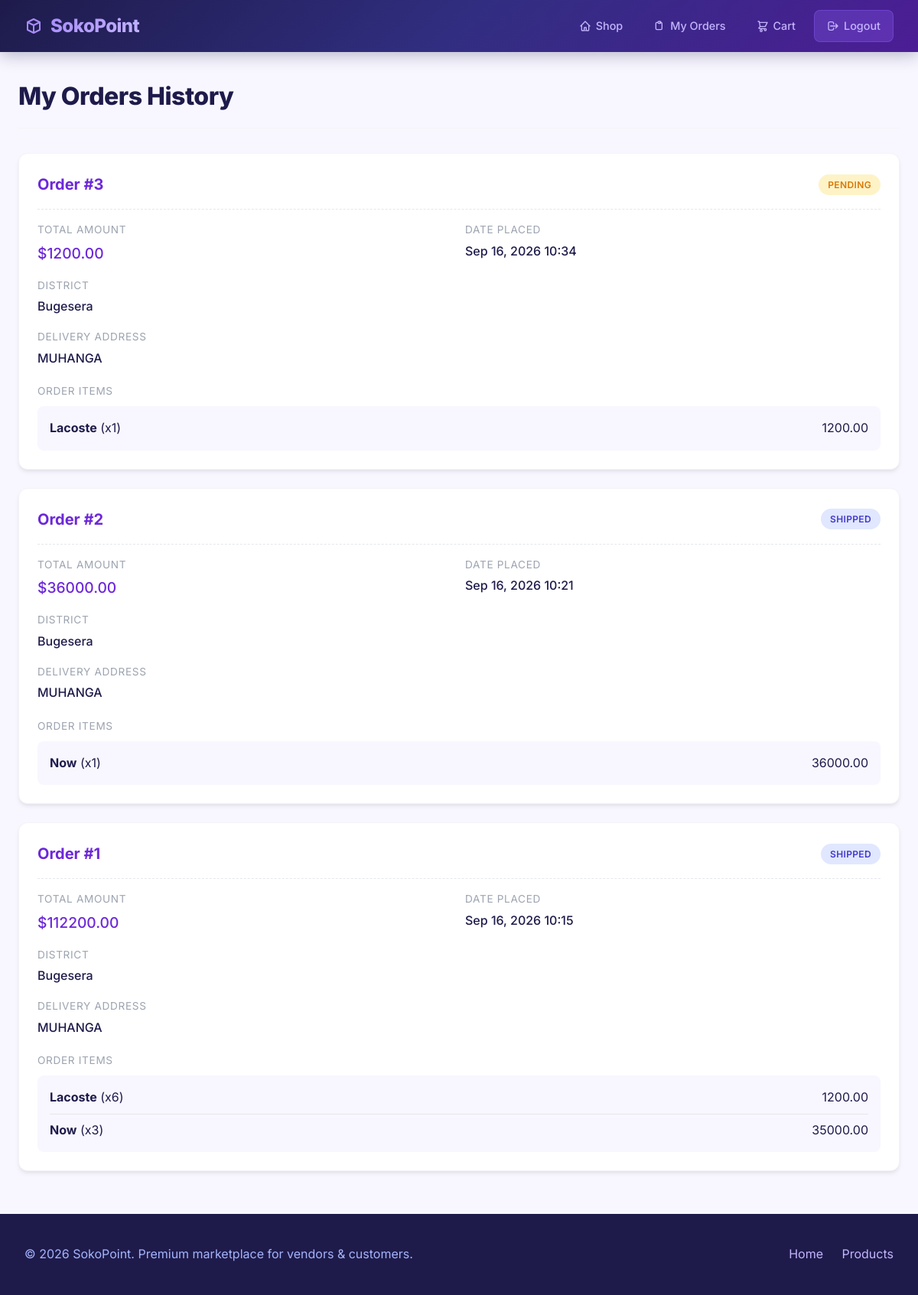
Page /order/customer/ (signed in) on the committed database.
### order/models.py (models this page shows, shortened)
class Order(models.Model):
    STATUS_CHOICES = (
        ('PENDING', 'Pending'),
        ('PROCESSING', 'Processing'),
        ('SHIPPED', 'Shipped'),
        ('DELIVERED', 'Delivered'),
        ('CANCELLED', 'Cancelled'),
    )
    DISTRICT_CHOICES = (
        ('BUGESERA', 'Bugesera'),
        ('BURERA', 'Burera'),
        ('GAKENKE', 'Gakenke'),
        ('GASABO', 'Gasabo'),
        ('GATSIBO', 'Gatsibo'),
        ('GISAGARA', 'Gisagara'),
        ('HUYE', 'Huye'),
        ('KAMONYI', 'Kamonyi'),
        ('KARONGI', 'Karongi'),
        ('KAYONZA', 'Kayonza'),
        ('KICUKIRO', 'Kicukiro'),
        ('KIREHE', 'Kirehe'),
        ('MUHANGA', 'Muhanga'),
        ('MUSANZE', 'Musanze'),
        ('NGOMA', 'Ngoma'),
        ('NGORORERO', 'Ngororero'),
        ('NYABIHU', 'Nyabihu'),
        ('NYAGATARE', 'Nyagatare'),
        ('NYAMAGABE', 'Nyamagabe'),
        ('NYAMASHEKE', 'Nyamasheke'),
        ('NYANZA', 'Nyanza'),
        ('NYARUGENGE', 'Nyarugenge'),
        ('RULINDO', 'Rulindo'),
        ('RUSIZI', 'Rusizi'),
        ('RUHANGO', 'Ruhango'),
        ('RUBAVU', 'Rubavu'),
        ('RWAMAGANA', 'Rwamagana'),
        ('GICUMBI', 'Gicumbi'),
        ('RUTSIRO', 'Rutsiro'),
        ('NYARUGURU', 'Nyaruguru'),
    )
    customer = models.ForeignKey('account.CustomUser', on_delete=models.CASCADE, related_name='orders')
    total_amount = models.DecimalField(max_digits=10, decimal_places=2, default=0)
    status = models.CharField(max_length=20, choices=STATUS_CHOICES, default='PENDING')
    delivery_address = models.TextField(blank=True, null=True)
    district = models.CharField(max_length=30, choices=DISTRICT_CHOICES, blank=True, null=True)
    phone_number = models.CharField(max_length=20, blank=True, null=True)
    created_at = models.DateTimeField(auto_now_add=True)
    updated_at = models.DateTimeField(auto_now=True)

class OrderItem(models.Model):
    order = models.ForeignKey(Order, on_delete=models.CASCADE, related_name='order_items')
    product = models.ForeignKey('product.Product', on_delete=models.CASCADE, related_name='order_items')
    quantity = models.IntegerField(default=1)
    price = models.DecimalField(max_digits=10, decimal_places=2)

### product/models.py (models this page shows, shortened)
class Product(models.Model):
    CURRENCY_CHOICES = [
        ('USD', 'USD ($)'),
        ('RWF', 'RWF (Fr)'),
        ('EUR', 'EUR (€)'),
        ('KES', 'KES (KSh)'),
    ]
    UNIT_CHOICES = [
        ("kg", "Kilogram"),
        ("g", "Gram"),
        ("pcs", "Pieces"),
        ("lit", "Litre"),
        ("ml", "Millilitre"),
        ("m", "Metre"),
        ("cm", "Centimetre"),
        ("mm", "Millimetre"),
        ("inch", "Inch"),
        ("foot", "Foot"),
        ("yard", "Yard"),
        ("bag", "Bag"),
        ("box", "Box"),
        ("crate", "Crate"),
        ("bunch", "Bunch"),
    ]
    vendor = models.ForeignKey('account.CustomUser', on_delete=models.CASCADE, related_name='products')
    name = models.CharField(max_length=100)
    price = models.DecimalField(max_digits=10, decimal_places=2)
    currency = models.CharField(max_length=10, choices=CURRENCY_CHOICES, default='USD')
    description = models.TextField()
    unit = models.CharField(max_length=20, choices=UNIT_CHOICES, default='pcs')
    image = models.ImageField(upload_to='product_images/', blank=True, null=True)
    status = models.BooleanField(default=True)
    created_at = models.DateTimeField(auto_now_add=True)
    updated_at = models.DateTimeField(auto_now=True)

### order/views.py (the view)
# urls.py: path('customer/', views.customer_orders, name='customer_orders'),
@login_required
def customer_orders(request):
    orders = Order.objects.filter(customer=request.user).order_by('-created_at')
    return render(request, 'customer_orders.html', {'orders': orders})

### cart/cart.py (called while the page is built)
    def get_total_items(self):
        return sum(item['quantity'] for item in self.cart.values())

### cart/context_processors.py (called while the page is built)
def cart_context(request):
    return {'cart': Cart(request)}

### order/template/customer_orders.html (shortened to what this page needs)
{% extends 'base.html' %}
{% block content %}
<div class="page-header">
    <h1>My Orders History</h1>
</div>
{% if orders %}
    {% for order in orders %}
        <div class="order-card">
            <div class="order-header">
                <div class="order-id">Order #{{ order.id }}</div>
                <div class="badge badge-{{ order.status|lower }}">{{ order.status }}</div>
            </div>
            <div class="order-details">
                <div class="detail-item">
                    <span class="detail-label">Total Amount</span>
                    <span class="detail-value" style="font-size: 1.2rem; color: var(--primary);">${{ order.total_amount }}</span>
                </div>
                <div class="detail-item">
                    <span class="detail-label">Date Placed</span>
                    <span class="detail-value">{{ order.created_at|date:"M d, Y H:i" }}</span>
                </div>
                <div class="detail-item" style="grid-column: span 2;">
                    <span class="detail-label">District</span>
                    <span class="detail-value">{{ order.get_district_display }}</span>
                </div>
                <div class="detail-item" style="grid-column: span 2;">
                    <span class="detail-label">Delivery Address</span>
                    <span class="detail-value">{{ order.delivery_address }}</span>
                </div>
            </div>
            <div class="detail-label" style="margin-bottom: 8px;">Order Items</div>
            <ul class="items-list">
                {% for item in order.order_items.all %}
                    <li>
                        <span><strong>{{ item.product.name }}</strong> (x{{ item.quantity }})</span>
                        <span>{{ item.price }}</span>
                    </li>
                {% endfor %}
            </ul>
        </div>
    {% endfor %}
{% endif %}
{% endblock %}

### rows in the picture
Order: id "3", status "PENDING", total_amount "1200.00", created_at "Sep 16, 2026 10:34", district "Bugesera", delivery_address "MUHANGA"
OrderItem: product.name "Lacoste", quantity "1", price "1200.00"
Order: id "2", status "SHIPPED", total_amount "36000.00", created_at "Sep 16, 2026 10:21", district "Bugesera", delivery_address "MUHANGA"
OrderItem: product.name "Now", quantity "1", price "36000.00"
Order: id "1", status "SHIPPED", total_amount "112200.00", created_at "Sep 16, 2026 10:15", district "Bugesera", delivery_address "MUHANGA"
OrderItem: product.name "Lacoste", quantity "6", price "1200.00"
OrderItem: product.name "Now", quantity "3", price "35000.00"
